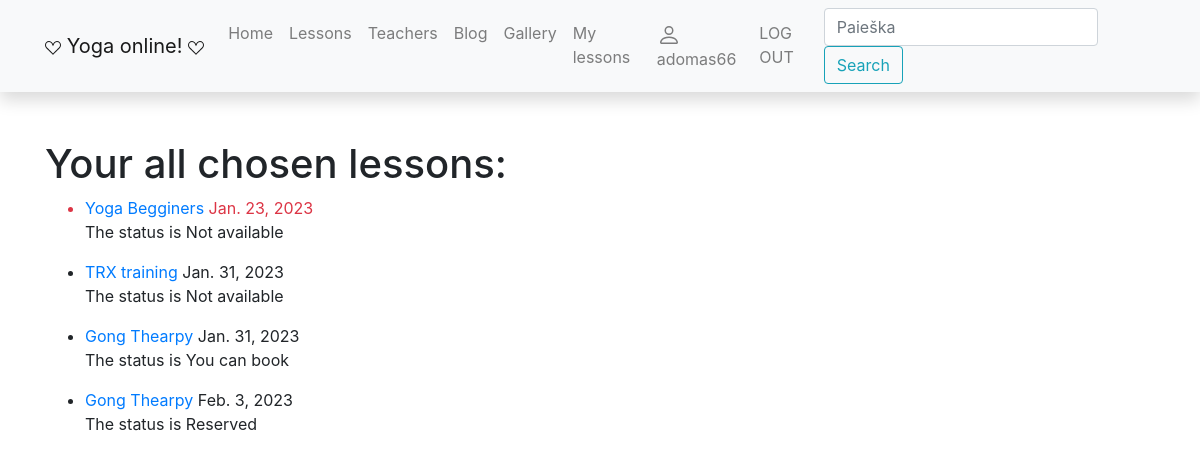
Page /yoga/mylessons/ (signed in) on the committed database.
### yoga/models.py (models this page shows, shortened)
class LessonInstance(models.Model):
    id = models.UUIDField(primary_key=True, default=uuid.uuid4, help_text='Unique lesson code')
    lesson = models.ForeignKey('Lesson', on_delete=models.SET_NULL, null=True)
    due_back = models.DateField('Will be available', null=True, blank=True)
    LOAN_STATUS = (
        ('p', 'Planning'),
        ('a', 'Not available'),
        ('b', 'You can book'),
        ('r', 'Reserved')
    )
    status = models.CharField(
        max_length=1,
        choices=LOAN_STATUS,
        blank=True,
        default='p',
        help_text='Status'
    )
    student = models.ForeignKey(User, on_delete=models.SET_NULL, null=True, blank=True)
    @property
    def is_overdue(self):
        if self.due_back and date.today() > self.due_back:
            return True
        return False
    class Meta:
        ordering = ['due_back']  # admin svetainės settingas, kaip rikiuojama

class Lesson(models.Model):
    title = models.CharField('Title', max_length=200)
    teacher = models.ForeignKey('Teacher', on_delete=models.SET_NULL, null=True, related_name='lessons')
    summary = models.TextField('Description', max_length=1000, help_text='Short lesson description')
    lesson_type = models.ManyToManyField('Type', help_text='Please choose type of this lesson')
    cover = models.ImageField('Viršelis', upload_to='covers', null=True)
    price = models.IntegerField('Price', null=True)
    def display_type(self):
        return '; '.join([type.name for type in self.lesson_type.all()])
    display_type.short_description = 'Type'
    class Meta:
        verbose_name = "Lesson"
        verbose_name_plural = "Lessons"

### yoga/views.py (the view)
# urls.py: path('mylessons/', views.LoanedLessonsByUserListView.as_view(), name='my-lessons'),
class LoanedLessonsByUserListView(LoginRequiredMixin, generic.ListView):
    model = LessonInstance
    template_name = "user_lessons.html"
    def get_queryset(self):
        return LessonInstance.objects.filter(student=self.request.user).order_by("due_back")

### yoga/templates/user_lessons.html
{% extends "base.html" %}
{% block content %}
<h1>Your all chosen lessons:</h1>
{% if lessoninstance_list %}
<ul>
    {% for lessoninst_obj in lessoninstance_list %}
    <li class="{% if lessoninst_obj.is_overdue %}text-danger{% endif %}"><a
            href="{% url 'lesson-detail' lessoninst_obj.lesson.pk %}">{{ lessoninst_obj.lesson.title }}</a>
        {{ lessoninst_obj.due_back }}
    </li>
    <p>The status is {{ lessoninst_obj.get_status_display }} </p>
    {% endfor %}
</ul>
{% else %}
<p>At the moment you haven't booked any lessons!</p>
{% endif %}
{% endblock %}

### yoga/templates/base.html (shortened to what this page needs)
<!DOCTYPE html>
<html lang="en">
<head>
    <link
            rel="stylesheet"
            href="https://stackpath.bootstrapcdn.com/bootstrap/4.1.3/css/bootstrap.min.css"
    />
    <link
            rel="stylesheet"
            href="https://cdnjs.cloudflare.com/ajax/libs/font-awesome/4.7.0/css/font-awesome.min.css"
    />
    {% load static %}
    <link rel="stylesheet" href="{% static 'css/styles.css' %}"/>
</head>
<body>
<nav
        class="navbar navbar-expand-lg navbar-light bg-light static-top mb-5 shadow"
>
    <div class="container">
        <a class="navbar-brand" href="#">
            Yoga online!
        </a>
        <div class="collapse navbar-collapse" id="navbarResponsive">
            <ul class="navbar-nav ml-auto">
                <li class="nav-item">
                    <a class="nav-link" href="{% url 'index' %}">Home</a>
                </li>
                <li class="nav-item">
                    <a class="nav-link" href="{% url 'lessons' %}">Lessons</a>
                </li>
                <li class="nav-item">
                    <a class="nav-link" href="{% url 'teachers' %}">Teachers</a>
                </li>
                <li class="nav-item">
                    <a class="nav-link" href="{% url 'blog-detail' %}">Blog</a>
                </li>
                 <li class="nav-item">
                    <a class="nav-link" href="{% url 'gallery-detail' %}">Gallery</a>
                </li>
                {% if user.is_authenticated %}
                 <li class="nav-item"><a class="nav-link" href="{% url 'my-lessons'%}">My lessons</a></li>
                <li class="nav-item"><a class="nav-link" href="#">
                    {{ user.get_username }}</a></li>
                <li class="nav-item"><a class="nav-link" href="{% url 'logout'%}">LOG OUT</a></li>
                {% else %}
                <li class="nav-item"><a class="nav-link" href="{% url 'login'%}?next={{request.path}}">LOG IN</a>
                </li>
                <li class="nav-item"><a class="nav-link" href="{% url 'register'%}">Register</a></li>
                {% endif %}
            </ul>
            <form
                    class="form-inline my-2 my-lg-0"
                    action="{% url 'search' %}"
                    method="get"
            >
                <input
                        class="form-control mr-sm-2"
                        type="search"
                        placeholder="Paieška"
                        aria-label="Search"
                        name="query"
                />
                <button class="btn btn-outline-info my-2 my-sm-0" type="submit">
                    Search
                </button>
            </form>
        </div>
    </div>
</nav>
<div class="container">{% block content %}{% endblock %}</div>
</body>
</html>

### rows in the picture
LessonInstance: lesson "Yoga Begginers", due_back "Jan. 23, 2023", status "Not available"
LessonInstance: lesson "TRX training", due_back "Jan. 31, 2023", status "Not available"
LessonInstance: lesson "Gong Thearpy", due_back "Jan. 31, 2023", status "You can book"
LessonInstance: lesson "Gong Thearpy", due_back "Feb. 3, 2023", status "Reserved"

### other values in the picture
{{ user.get_username }} "adomas66"
